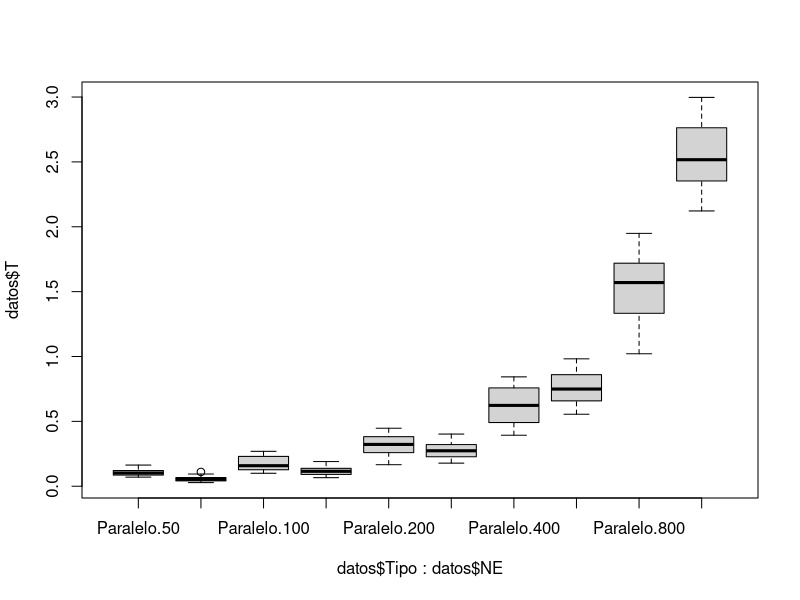
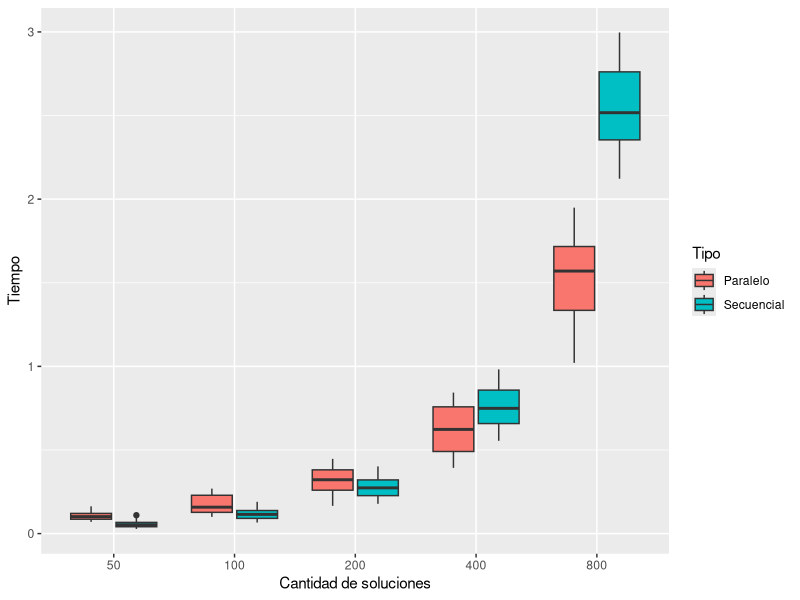
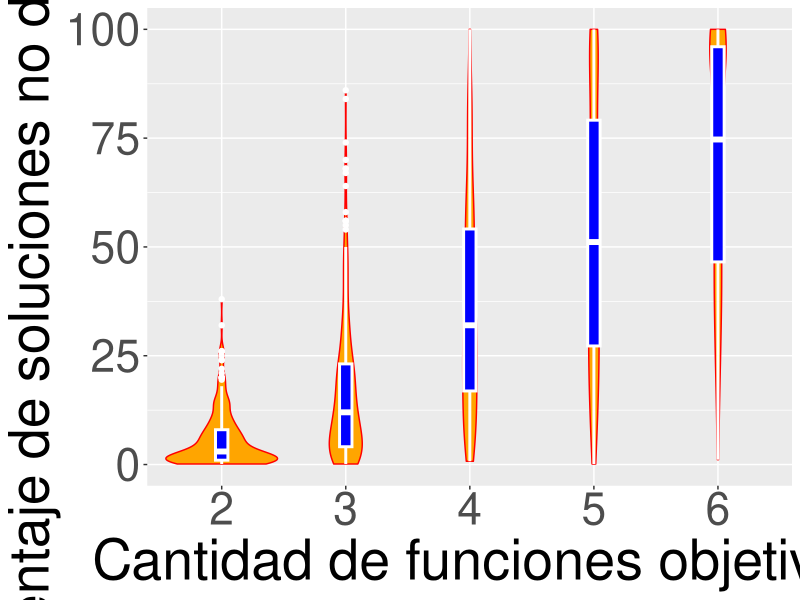
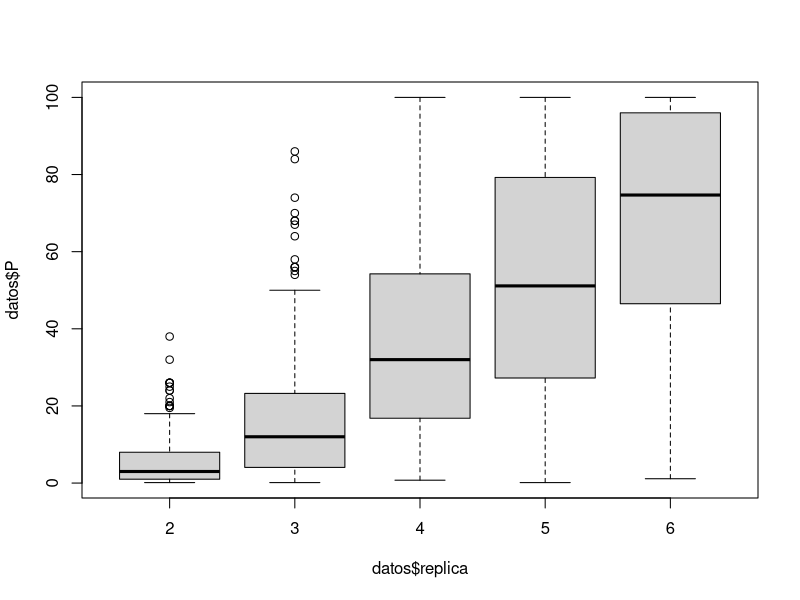

Write the R code that produced these figures, in order.
library(ggplot2)
datap = read.csv("Parallelo_data.csv")
datas = read.csv("Secuencial_data.csv")
datap = cbind("Paralelo", datap)
datas = cbind("Secuencial", datas)
datas$X = NULL
datap$X = NULL
colnames(datap) = c("Tipo", "replica","NE", "NS","T","P")
colnames(datas) = c("Tipo", "replica","NE", "NS","T","P")
datos = rbind(datap,datas)
boxplot(datos$T~datos$Tipo+datos$NE)
png(paste("boxplotTiempo_NS.png", sep=""), width = 960, height = 960, units = "px", pointsize = 12)
ggplot(data = datos, aes(x=factor(NE), y=as.numeric(paste(T)))) + labs( x="Cantidad de soluciones", y="Tiempo" ) + geom_boxplot(aes(fill=Tipo))
graphics.off()

png(paste("violinProcentaje_NE",".png", sep=""), width = 1440, height = 960, units = "px", pointsize = 10)
ggplot(data = datos, aes(x=factor(replica), y=P)) + labs( x="Cantidad de funciones objetivo", y="Porcentaje de soluciones no dominadas" ) + geom_violin(fill="orange", color="red") + geom_boxplot(width=0.1, fill="blue", color="white", lwd=1) + theme(text = element_text(size=40))
graphics.off()
boxplot(datos$P~datos$replica)
